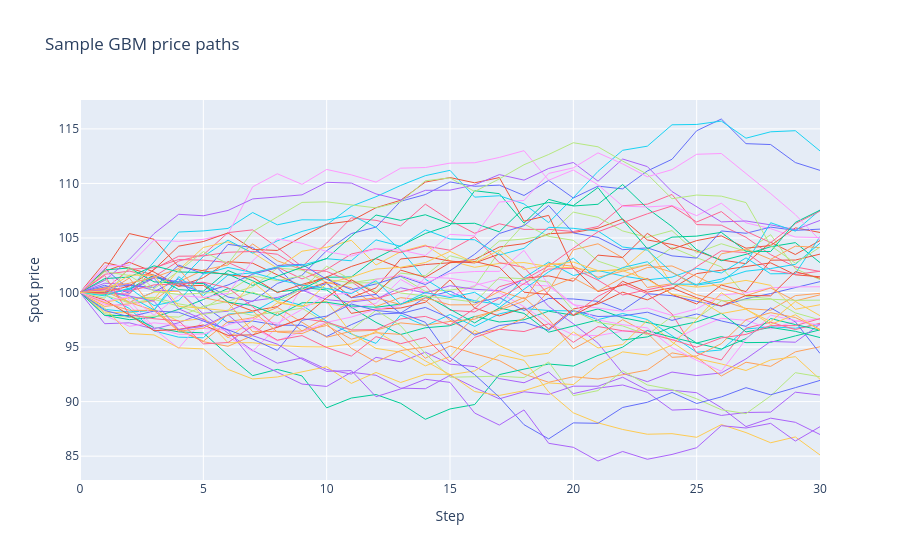

Notebook source saved alongside this figure:
### Markdown cell above
## 3. GBM Simulation

The environment uses Geometric Brownian Motion paths. This plot shows a sample of 50 paths generated with the configured market parameters.

### Code cell
sim = GBMSimulator(S0=S0, mu=r, sigma=sigma, dt=dt, seed=config.run.seed)
paths = sim.generate_paths(n_paths=50, n_steps=n_steps)
steps = np.arange(n_steps + 1)

fig = go.Figure()
for path in paths:
    fig.add_trace(go.Scatter(x=steps, y=path, mode="lines", line=dict(width=1), showlegend=False))
fig.update_layout(title="Sample GBM price paths", xaxis_title="Step", yaxis_title="Spot price")
print(f"Generated path matrix shape: {paths.shape}")
fig.show()
